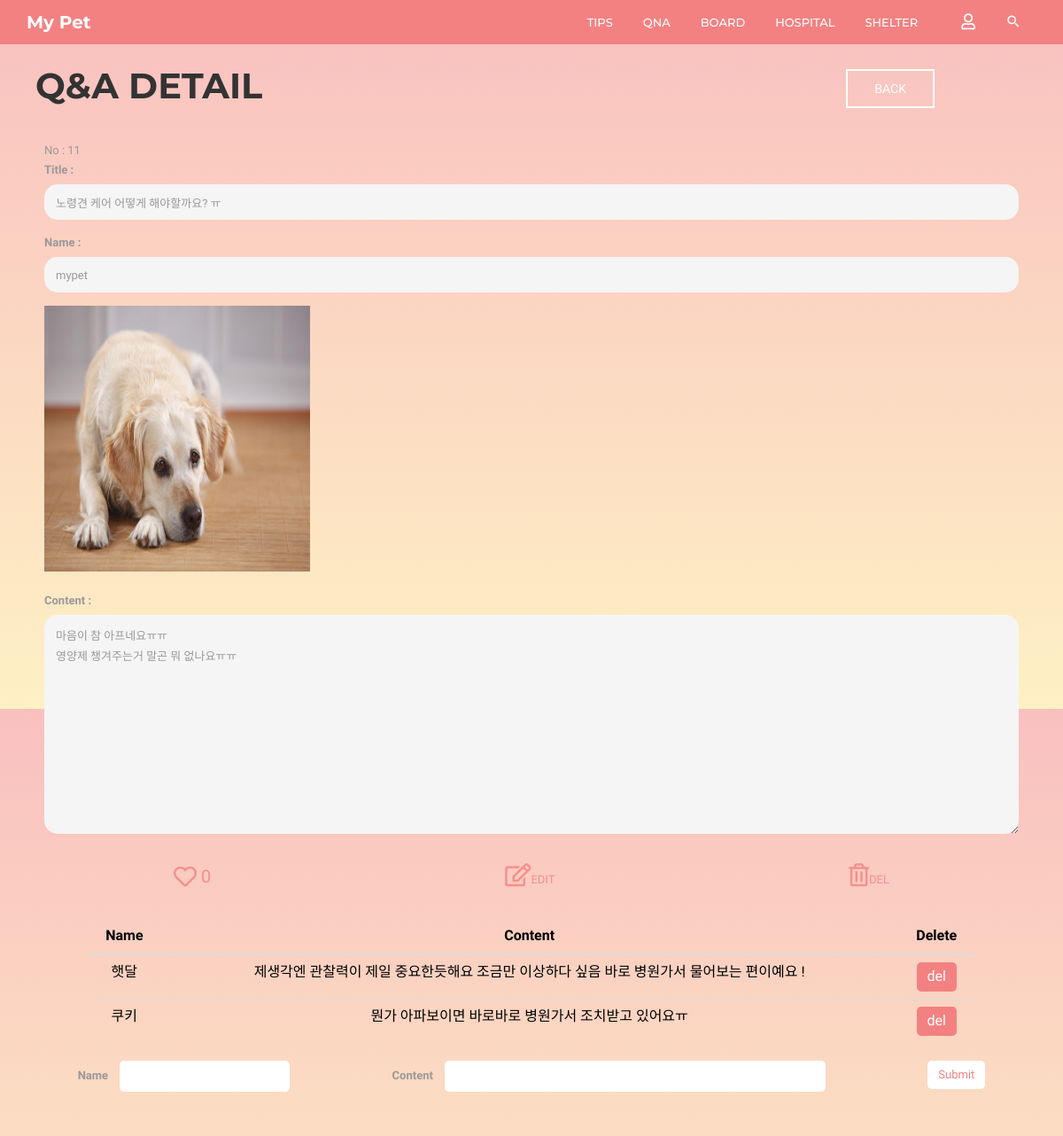
The page /community/11/qna_detail/ on the database its author committed.
### community/models.py (models this page shows, shortened)
class Qna(models.Model):
    b_title = models.CharField(max_length=30)
    b_author = models.CharField(max_length=20)
    b_content = models.TextField()
    b_date = models.DateTimeField(auto_now=True)  # 글 수정하면 수정한 시각으로 갱신됨
    b_comment_count = models.IntegerField(default=0)
    b_like_count = models.IntegerField(default=0)
    b_photo = models.ImageField(blank=True, null=True, default='../media/noimage.jpg')

class QnaComment(models.Model):
    c_author = models.CharField(max_length=20)
    c_content = models.CharField(max_length=100)
    board = models.ForeignKey(Qna, on_delete=models.CASCADE)  # 어떤 게시글의 댓글인지 FK 설정

### community/views.py (the view)
# urls.py: path('<int:post_id>/qna_detail/', views.qna_detail, name='qna_detail'),
def qna_detail(request, post_id):
    posts = get_object_or_404(Qna, id=post_id)
    comments = posts.qnacomment_set.all().order_by('-id')
    return render(request, 'community/qna_detail.html',
                  {'posts': posts,
                   'comments': comments})

### community/templates/community/qna_detail.html (shortened to what this page needs)
{% extends 'base.html' %}
{% block html_body %}
    <link rel="stylesheet" href="/static/css/pages/header.css">
    <link rel="stylesheet" href="/static/css/pages/board.css">
    <link rel="stylesheet" href="/static/css/pages/create.css">
    <header id="column-header">
        <div id="nino-headerInner">
            <nav id="nino-navbar" class="navbar navbar-default" role="navigation">
                <div class="container">
                    <div class="navbar-header">
                        <a class="navbar-brand" href="{% url 'home' %}">My Pet</a>
                    </div>
                    <div class="nino-menuItem pull-right">
                        <div class="collapse navbar-collapse pull-left" id="nino-navbar-collapse">
                            <ul class="nav navbar-nav">
                                <li><a href="#" onclick="testa('{% url 'community:tips' %}')">Tips<span class="sr-only">(current)</span></a>
                                </li>
                                <li><a href="#" onclick="testa('{% url 'community:qna' %}')">QnA</a></li>
                                <li><a href="#" onclick="testa('{% url 'community:board' %}')">Board</a></li>
                                <li><a href="#" onclick="testa('{% url 'community:hospital' %}')">Hospital</a></li>
                                <li><a href="#" onclick="testa('{% url 'community:shelter' %}')">Shelter</a></li>
                            </ul>
                        </div>
                        <ul class="nino-iconsGroup nav navbar-nav">
                            {% if user.is_authenticated %}
                                <li><a href="#" onclick="testa('{% url 'community:logout' %}')"><i
                                        class="mdi fas fa-user-slash nino-icon"></i></a></li>
                            {% else %}
                                <li><a href="#" onclick="testa('{% url 'community:login' %}')"><i
                                        class="mdi far fa-user nino-icon"></i></a></li>
                            {% endif %}
                            <li><a href="#" class="nino-search"><i class="mdi mdi-magnify nino-icon"></i></a></li>
                        </ul>
                    </div>
                </div>
            </nav>
        </div>
    </header>
    <div class="container board-header">
        <div class="board-title">
            <h1 class="title-h1">Q&A DETAIL</h1>
        </div>
        <div class="board-post-btn">
            <a href="javascript:history.back();" id="back-btn" class="nino-btn nino-post-btn">BACK</a>
        </div>
    </div>
    <div class="container">
        <form action="{% url 'community:qna_edit' posts.id %}" method="POST" enctype="multipart/form-data">
            <div id="boards-form">
                <span>No : <span id="board_id">{{ posts.id }}</span></span>
                <label for="title">Title : </label>
                <input type="text" id="title" name="title" value="{{ posts.b_title }}" disabled>
                <label for="author">Name : </label>
                <input type="text" id="author" name="author" value="{{ posts.b_author }}" disabled>
                {% if posts.b_photo %}
                    <img src="{{ posts.b_photo.url }}" alt="" height="300" width="300">
                    <br>
                {% else %}
                    <img src="/media/noimage.jpg" alt="" height="225" width="365">
                {% endif %}
                <label for="content">Content : </label>
                <textarea id="content" name="content" rows="10" cols="33" disabled>{{ posts.b_content }}</textarea>
            </div>
            <div id="boards-detail-btn">
                 <button class="like-btn" type="button"
                         onclick="qna_like_click()"><i class="far fa-heart fa-2x"></i><span>{{ posts.b_like_count }}</span></button>
                <button type="button" onclick="qna_edit_btn()"><i class="far fa-edit fa-2x"></i><span id="edit_btn">EDIT</span></button>
                <button type="button" onclick="qna_delete_click()"><i class="far fa-trash-alt fa-2x"></i><span>DEL</span></button>
            </div>
        </form>
    </div>
    <div class="container">
        <div class="comment-table container">
            <table class="table table-hover">
                <thead>
                <tr>
                    <th scope="col">Name</th>
                    <th scope="col">Content</th>
                    <th scope="col">Delete</th>
                </tr>
                </thead>
                <tbody id="comment_body">
                {% for comment in comments %}
                <tr>
                    <td>{{ comment.c_author }}</td>
                    <td>{{ comment.c_content }}</td>
                    <td>
                        <button class="del-btn"
                                type="button"
                                data-comment_id="{{ comment.id }}"
                                id="qna_comment_delete_btn">del</button>
                    </td>
                </tr>
                {% endfor %}
                </tbody>
            </table>
        </div>
        <div class="comment-box">
            <div>
                <label for="c_name">Name</label>
                <input type="text" id="c_name">
            </div>
            <div class="input-box">
                <label for="c_content">Content</label>
                <input type="text" id="c_content">
            </div>
            <div>
                <button type="button" id="qna_comment_create_btn">Submit</button>
            </div>
        </div>
    </div>
{% endblock %}

### static/css/pages/index.css (style rules this page uses)
html, body { line-height: 1.7; margin: 0; padding: 0; }
body { color: #999; font-size: 13px; font-weight: 400; overflow-x: hidden; position: relative; font-family: "Roboto", sans-serif; }
article, aside, details, figcaption, figure, footer, header, hgroup, menu, nav, section, main { display: block; }
a { text-decoration: none; outline: none; color: #2ec06c; -webkit-transition: all 0.3s ease-in-out; -moz-transition: all 0.3s ease-in-out; -o-transition: all 0.3s ease-in-out; -ms-transition: all 0.3s ease-in-out; transition: all 0.3s ease-in-out; }
h1, h2, h3, h4, h5, h6 { margin: 5px 0 10px; color: #333; text-transform: uppercase; font-family: "Montserrat", sans-serif; }
h1, h2 { font-weight: 300; }
h1 { font-size: 2.2em; }
ul, ul li, ol, ol li, p, form, input { margin: 0; padding: 0; }
ul, ul li { list-style: none; }
img { border: none; max-width: 100%; }
.container { position: relative; }
.nino-btn { display: inline-block; color: black; text-transform: uppercase; padding: 13px 30px; text-align: center; border: 2px solid black; font-size: 14px; line-height: 100%; }
#nino-headerInner { position: relative; z-index: 5; }
#nino-navbar { background: none; border: none; border-radius: 0; }
#nino-navbar .navbar-brand { color: #fff; font-weight: 700; font-size: 20px; }
#nino-navbar .navbar-nav > li > a { color: #fff; font-weight: 500; text-transform: uppercase; border-bottom: 3px solid transparent; padding: 15px 5px 5px; margin: 0 12px; }
#nino-navbar .nino-menuItem { float: right; }
#nino-navbar .nino-iconsGroup li a { border: none; font-size: 18px; }

### static/css/pages/header.css (style rules this page uses)
#column-header { position: relative; font-family: "Montserrat", sans-serif; background: rgba(243, 129, 129, 0.9); }
#column-header:after { content: ""; position: absolute; left: 0; top: 0; width: 100%; height: 100%; background: rgba(243, 129, 129, 0.9); }
#nino-headerInner { position: relative; z-index: 5; }

### static/css/pages/board.css (style rules this page uses)
body { height: 100vh; font-family: 'Prompt', sans-serif; background: linear-gradient( to bottom, rgba(243, 129, 129, 0.5), rgba(252, 227, 138, 0.5) ); }
.board-header { display: flex; align-items: center; margin-top: 15px; }
.board-title { position: relative; margin-left: 10px; }
.board-post-btn { position: absolute; right: 130px; }
.title-h1 { font-weight: 700; font-size: 40px; }
th, td { color: black; font-size: 16px; }
.nino-post-btn { display: inline-block; color: white; text-transform: uppercase; padding: 13px 30px; text-align: center; border: 2px solid white; font-size: 14px; line-height: 100%; }

### static/css/pages/create.css (style rules this page uses)
#boards-form { display: flex; flex-direction: column; margin: 30px 20px; }
#boards-form input { border: none; height: 40px; border-radius: 15px; outline-style: none; padding: 1em 1em; margin-bottom: 15px; }
#boards-form textarea { border: none; border-radius: 15px; outline-style: none; padding: 1em 1em; }
#boards-form input:disabled { background-color: whitesmoke; }
#boards-form textarea:disabled { background-color: whitesmoke; }
#boards-detail-btn { display: flex; justify-content: space-around; align-items: center; }
#boards-detail-btn button { border: none; background-color: rgba(0, 0, 0, 0); color: rgba(243, 129, 129, 0.8); }
.like-btn { display: flex; align-items: center; align-content: center; }
.like-btn span { font-size: 20px; margin-left: 5px; }
.comment-table { margin-top: 30px; width: 90%; }
.comment-table table { text-align: center; }
tr th { text-align: center; }
.del-btn { border: 2px solid rgb(243, 129, 129); color: white; background-color: rgb(243, 129, 129); text-align: center; padding: 3px 10px; border-radius: 5px; }
.comment-box { display: flex; justify-content: space-around; margin-bottom: 50px; }
.comment-box input { border: none; border-radius: 5px; outline-style: none; padding: .5em .5em; margin-left: 10px; }
.input-box input { width: 430px; }
.comment-box button { border: 2px solid white; color: rgb(243, 129, 129); background-color: white; text-align: center; padding: 3px 10px; border-radius: 5px; }

### rows shown on the page
Qna: id "11", title "노령견 케어 어떻게 해야할까요? ㅠ", author "mypet", b_photo (picture), content "마음이 참 아프네요ㅠㅠ 영양제 챙겨주는거 말곤 뭐 없나요ㅠㅠ", b_like_count "0"
QnaComment: c_author "햇달", c_content "제생각엔 관찰력이 제일 중요한듯해요 조금만 이상하다 싶음 바로 병원가서 물어보는 편이예요 !"
QnaComment: c_author "쿠키", c_content "뭔가 아파보이면 바로바로 병원가서 조치받고 있어요ㅠ"
